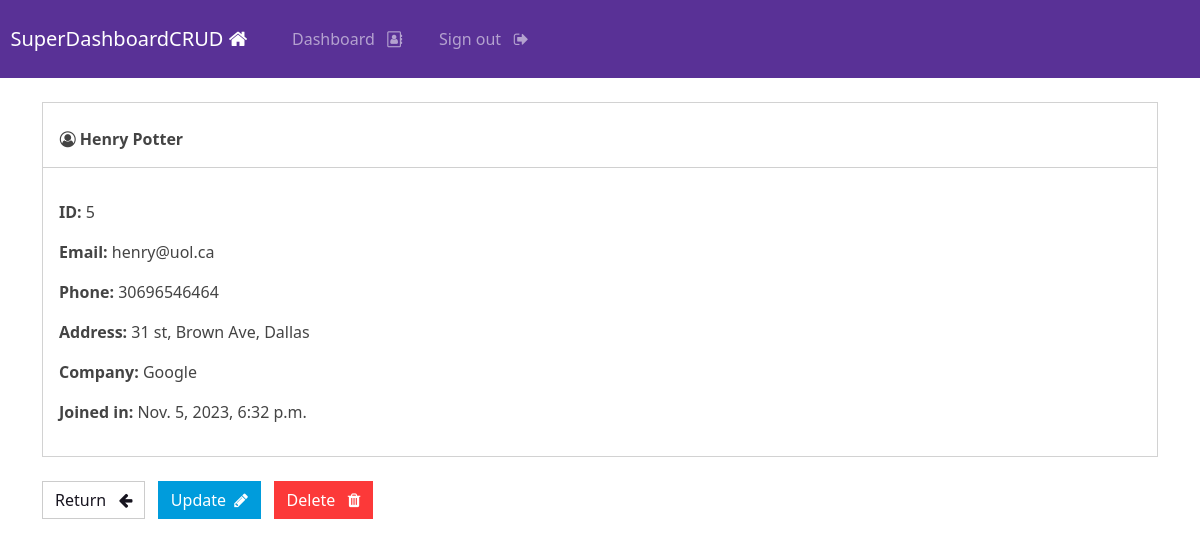
The app's page /record/5 (signed in) with its own data.
### webapp/models.py (models this page shows, shortened)
class Record(models.Model):
    Creation_date = models.DateTimeField(auto_now_add=True)
    First_name = models.CharField(max_length=100)
    Last_name = models.CharField(max_length=100)
    Email = models.CharField(max_length=150)
    Phone = models.CharField(max_length=20)
    Address = models.CharField(max_length=300)
    Company = models.CharField(max_length=255)

### webapp/views.py (the view)
# urls.py: path('record/<int:pk>', views.singular_record , name='record'),
@login_required(login_url='my-login')
def singular_record(request, pk):
    all_records = Record.objects.get(id=pk)
    context = {'record':all_records}
    return render(request, 'webapp/view-record.html', context=context)

### webapp/templates/webapp/view-record.html (shortened to what this page needs)
{% extends 'webapp/base.html' %}
{% block content %}
    <div class="card">
        <strong>
            <br>
            &nbsp; &nbsp; <i class="fa fa-user-circle-o" aria-hidden="true"></i>
            {{record.First_name}}
            {{record.Last_name}}
        </strong>
        <hr>
        <div class="card-body">
            <p> <strong> ID: </strong> {{record.id}} </p>
            <p> <strong> Email: </strong> {{record.Email}} </p>
            <p> <strong> Phone: </strong> {{record.Phone}} </p>
            <p> <strong> Address: </strong> {{record.Address}} </p>
            <p> <strong> Company: </strong> {{record.Company}} </p>
            <p> <strong> Joined in: </strong> {{record.Creation_date}} </p>
        </div>
    </div>
    <br>
    <a href="{% url 'dashboard' %}" class="btn btn-secondary"> Return &nbsp; <i class="fa fa-arrow-left" aria-hidden="true"></i></a>
    <a href="{% url 'update-record' record.id %}" class="btn btn-info"> Update &nbsp;<i class="fa fa-pencil" aria-hidden="true"></i></a>
    <a href="{% url 'delete-record' record.id %}" class="btn btn-danger"> Delete &nbsp; <i class="fa fa-trash" aria-hidden="true"></i> </a>
{% endblock %}

### records on screen
Record: First_name "Henry", Last_name "Potter", id "5", Email "henry@uol.ca", Phone "30696546464", Address "31 st, Brown Ave, Dallas", Company "Google", Creation_date "Nov. 5, 2023, 6:32 p.m."
